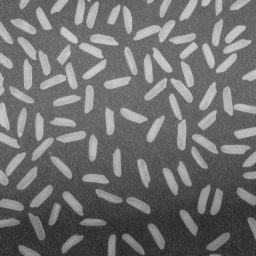
#> input picture lab4/rice.png, 256 x 256 px
$ jupyter execute 04_thresholding_hw.ipynb
#> lines starting #> are read from the running program, lines starting #| are printed output that depends on the picture; after the words box and inside, x2 and y2 are one past the last pixel; in counts of white or black regions, pixels touching at a corner belong together
# Binaryzacja

### Zadanie domowe - binaryzacja adaptacyjna w oknach z interpolacją.

Pokazana w ramach podstawowej części ćwiczenia binaryzacja adaptacyjna działa dobrze, ale jest dość złożona obliczeniowo (choć oczywiście należy mieć świadomość, że implementację można zoptymalizować i wyeliminować pewne powtarzające się obliczenia).
Zbliżone rozwiązanie można również realizować w nieco innym wariancie - w oknach.
Ogólna idea jest następująca: wejściowy obraz dzielimy na nienachodzące (rozłączne) okna - wygodnie jest założyć, że są one kwadratowe i o rozmiarze będącym potęgą liczby 2.
W każdym z okien obliczamy próg - niech to będzie średnia i stosujemy do binaryzacji lokalnej.
Jak nietrudno się domyślić efekt nie będzie dobry, gdyż na granicach okien wystąpią artefakty.
Aby je wyeliminować należy zastosować interpolację, co zostanie szczegółowo opisane poniżej.
Warto zaznaczyć, że podobny mechanizm interpolacji stosowany jest w poznanym wcześniej algorytmie CLAHE.
Zainteresowane osoby odsyłam do artykułu na [Wikipedii](https://en.wikipedia.org/wiki/Adaptive_histogram_equalization) oraz do artykułu o metodzie CLAHE - Zuiderveld, Karel. “Contrast Limited Adaptive Histograph Equalization.” Graphic Gems IV. San Diego: Academic Press Professional, 1994. 474–485.

Na początek zaimplementujemy wariant metody bez interpolacji:
1. Wczytaj obraz _rice.png_.
2. W dwóch pętlach `for`, dla okien o ustalonym wymiarze $W$ (potęga 2), oblicz średnią:
- pętle powinny mieć krok $W$,
- wynik (tj. średnie) należy zapisać w pomocniczej tablicy,
- przydatny operator to `//` - dzielenie całkowitoliczbowe (*floor division*).

3. W kolejnych dwóch pętlach `for` (tym razem o kroku 1) przeprowadź binaryzację z wyznaczonymi progami.
   Tu oczywiście należy się sprytnie odwołać do wyników z tablicy pomocniczej.
   Wyświetl wyniki - czy jest on poprawny?
   Podpowiedź - błędy lepiej widać dla mniejszego rozmiaru okna (np. 16 x 16).

[cell 1]
import cv2
import os
import requests
from matplotlib import pyplot as plt
import numpy as np

url = 'https://raw.githubusercontent.com/vision-agh/poc_sw/master/04_Thresholding/'

fileName = "rice.png"
if not os.path.exists(fileName):
    r = requests.get(url + fileName, allow_redirects=True)
    open(fileName, 'wb').write(r.content)

[cell 2]
I = cv2.imread('rice.png', cv2.IMREAD_GRAYSCALE)
#> I is the input picture: shape (256, 256); min 40, max 204, mean 111.4

[cell 3]
def adp_bin(I, W=16):
#> called with W = 32
    x_max, y_max = I.shape
#> x_max = 256; y_max = 256
    x_windows = x_max // W
#> x_windows = 8
    y_windows = y_max // W
#> y_windows = 8
    means = [[0 for _ in range(y_windows)] for _ in range(x_windows)]
    for x in range(0, x_max, W):
        for y in range(0, y_max, W):
            window = I[x:x + W, y:y + W]
            means[x // W][y // W] = np.mean(window)
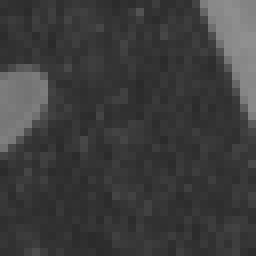
#> window: shape (32, 32) (shown 8 times larger); min 42, max 144, mean 61
#> after the loop, means = 8 items


    bin_img = np.copy(I)
    for j in range(y_max):
        for i in range(x_max):
            if I[i, j] > means[i // W][j // W]: bin_img[i, j] = 255
            else: bin_img[i, j] = 0
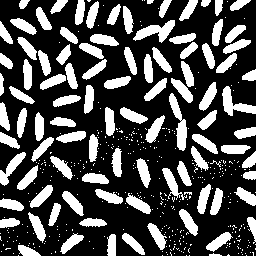
#> bin_img: shape (256, 256); 30.2% white; 445 white regions (348 under 20 px), largest, box (x1, y1, x2, y2) and area: (169, 93, 187, 151) 448, (133, 20, 175, 43) 429, (222, 86, 256, 116) 410

    return bin_img

[cell 4]
bin_img2 = adp_bin(I, 32)
bin_img1 = adp_bin(I, 16)
#> call 2 of adp_bin, with W = 16
#> after the loop in adp_bin (call 2), `for x in range(0, x_max, W):`: means = 16 items
#> after the loop in adp_bin (call 2), `for j in range(y_max):`:
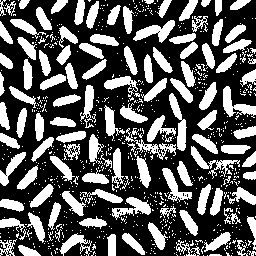
#> bin_img: shape (256, 256); 35.5% white; 744 white regions (626 under 20 px), largest, box (x1, y1, x2, y2) and area: (223, 86, 256, 118) 427, (169, 93, 187, 151) 427, (133, 20, 175, 43) 425
fig, axs = plt.subplots(1, 3)
n = 4
fig.set_size_inches(3 * n, n)
axs[0].imshow(I, 'gray', vmin=0, vmax=256)
axs[0].axis('off')
axs[1].imshow(bin_img1, 'gray', vmin=0, vmax=256)
axs[1].axis('off')
axs[2].imshow(bin_img2, 'gray', vmin=0, vmax=256)
axs[2].axis('off')
axs[0].title.set_text("original")
axs[1].title.set_text("Window size = 16")
axs[2].title.set_text("Window size = 32")

plt.show()
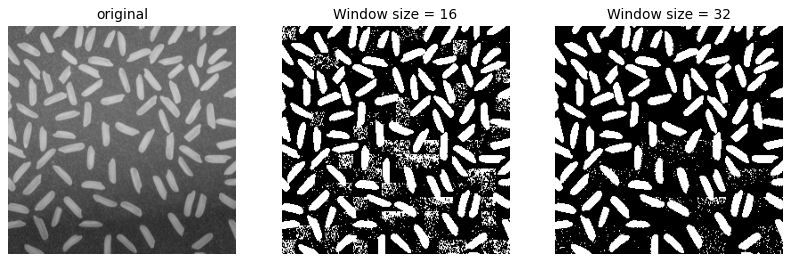
#> figure drawn by matplotlib, 3 panels

4. Rozwiązaniem problemu artefaktów na obrazie jest zastosowanie interpolacji.
   Próg binaryzacji dla danego piksela wyliczany jest na podstawie progów z sąsiednich okien.


   Koncepcja została przedstawiona na powyższym rysunku.
   Możliwe są 3 przypadki:
   - piksel leży w rogach obrazu (kolor czerwony) - wtedy za próg przyjmuje się wartość średniej obliczonej dla danego okna,
   - piksel leży na krawędzi obrazu (kolor zielony) - wtedy za próg przyjmuje się wartość obliczoną na podstawie średnich z dwóch sąsiednich okien,
   - piksel leży w środku (kolor fioletowy) - wtedy próg jest obliczany na podstawie 4 sąsiednich okien.

   Uwaga. Proszę zwrócić uwagę, że sprawa jest dość złożona.
   Obraz dzielimy na okna (dla nich liczymy średnią) i następnie każde z okien "wirtualnie" na cztery sub-okna (linie przerywane).
   To ułatwia znalezienie środków okien (czarne kwadraty), które są wykorzystywane w interpolacji.

5. Implementujemy interpolację.
   Potrzebujemy do tego znać progi (jeden, dwa lub cztery), ale dla przejrzystości obliczeń lepiej zawsze przyjąć cztery oraz odległości od rozważnego piksela do środka sąsiednich okien (też w ogólnym przypadku 4):
   - całość sprowadza się do określania pozycji piksela,
   - na początek rozważmy przypadek czterech narożników (kolor czerwony na rysunku) - trzeba napisać `if`, który je wyznaczy,
   - warto sprawdzić, czy nie popełniliśmy błędu i np. tymczasowo do obrazu wynikowego w tym miejscu przypisać wartość 255. Efekt powinien być taki, że widoczne będą tylko narożniki.
   - drugi przypadek do brzegi (kolor zielony) - postępujemy podobnie jak przy narożnikach, przy czym osobno wydzielamy brzegi pionowe i poziome. Tu też warto sobie obrazek "pokolorować".
   - na koniec wyznaczamy piksele w środku.
   - analizując poprawność proszę zwrócić uwagę na to, żeby nie było przerw pomiędzy obszarami.
   - mając podział możemy dla każdego z obszarów wyliczyć cztery progi ($t11, t12, t21, t22$):
        - dla narożników wartość ta będzie identyczna i wynosi po prostu `t11 =t[jT][iT]`, gdzie `iT=i//W` oraz `jT=j//W`.
          Uwaga. Proszę używać indeksów tymczasowych $jT,iT$, gdyż będą potrzebne w dalszych obliczeniach.
        - dla brzegów pionowych występują dwie wartości: okno bieżące i sąsiednie.
          Wyznaczenie współrzędnej poziomej jest proste (jak dla narożników).
          Nad współrzędną pionową trzeba się chwilę zastanowić - aby nie rozważać wielu przypadków można od bieżącej współrzędnej odjąć połowę rozmiaru okna i dopiero później wykonać dzielenie przez rozmiar okna.
          W ten sposób otrzymujemy indeks okna o mniejszej współrzędnej.
          Indeks drugiego uzyskamy dodając 1.
          Proszę się zastanowić dlaczego to działa - najlepiej to sobie rozrysować.
        - dla brzegów poziomych należy postąpić analogicznie,
        - obliczenia dla obszaru wewnątrz powinny być już oczywiste.
   - kolejny krok to wyliczenie odległości pomiędzy rozważanym pikselem, a czterema środkami.
     Przykładowo dla osi X wygląda to następująco: `dX1 = i - W/2 - iT*W` oraz `dX2 = (iT+1)*W - i-W/2`.
     Dla osi Y analogicznie.
     Ponownie proszę się zastanowić dlaczego to jest poprawne - najlepiej to sobie narysować.
   - ostatni krok to interpolacja dwuliniowa.
     Wykonamy ją w trzech krokach:
     - interpolacja w osi X dla dwóch górnych okien - sprowadza się ona do średniej ważonej pomiędzy wartościami $t11$ i $t12$, przy czym wagi to odpowiednio $dX2/W$ i $dX1/W$.
       Ponownie na podstawie rysunku proszę to przemyśleć.
     - interpolacja w osi X dla dolnych okien jest analogiczna,
     - interpolacja w osi Y również jest analogiczna, z tym, że wejściem są dwa wyniki interpolacji w poziomie.

6. "Kropka nad i" to oczywiście binaryzacja z wyznaczonym poprzez interpolację progiem - proszę dobrać rozmiar okna.
7. Na koniec proszę porównać na wspólnym rysunku poznane metody binaryzacji:
- Otsu,
- lokalna na podstawie średniej,
- lokalna Sauvoli,
- lokalna w oknach bez interpolacji,
- lokalna w oknach z interpolacją.

Proszę pod porównaniem, w osobnej sekcji *markdown*, krótko skomentować uzyskane wyniki.

[cell 5]
def corner(x, y, x_max, y_max, W):
    if x < W // 2 and y < W // 2: return True
    if x < W // 2 and y + W // 2 >= y_max: return True
    if x + W // 2 >= x_max and y < W // 2: return True
    if x + W // 2 >= x_max and y + W // 2 >= y_max: return True
    return False

def edge_hor(x, x_max, W):
    if x < W // 2 or x + W // 2 >= x_max: return True
    return False
def edge_ver(y, y_max, W):
    if y < W // 2 or y + W // 2 >= y_max: return True
    return False


def adp_bin_interpolation(I, W=16):
#> called with W = 32
    x_max, y_max = I.shape
#> x_max = 256; y_max = 256
    x_windows = x_max // W
#> x_windows = 8
    y_windows = y_max // W
#> y_windows = 8
    means = [[0 for _ in range(y_windows)] for _ in range(x_windows)]
    for x in range(0, x_max, W):
        for y in range(0, y_max, W):
            window = I[x:x + W, y:y + W]
            means[x // W][y // W] = np.mean(window)
#> after the loop, means = 8 items


    bin_img = np.copy(I)
    for i in range(x_max):
        for j in range(y_max):
            if corner(i, j, x_max, y_max, W):  # corners
                iT = i // W
                jT = j // W
                t = means[iT][jT]
                if I[i, j] > t: bin_img[i, j] = 255
                else: bin_img[i, j] = 0
            elif edge_hor(i, x_max, W):  # horizontal edges (poziom)
                iT = i // W
                jT = (j - W // 2) // W
                t1 = means[iT][jT]
                t2 = means[iT][jT + 1]
                d1 = j - (jT * W + W // 2)
                d2 = (jT+ 1) * W + W // 2 - j
                t = d2 / W * t1 + d1 / W * t2
                if I[i, j] > t: bin_img[i, j] = 255
                else: bin_img[i, j] = 0
            elif edge_ver(j, y_max, W):  # vertical edges (pion)
                jT = j // W
                iT = (i - W // 2) // W
                t1 = means[iT][jT]
                t2 = means[iT + 1][jT]
                d1 = i - (iT * W + W // 2)
                d2 = (iT + 1) * W + W // 2 - i
                t = d2 / W * t1 + d1 / W * t2
                if I[i, j] > t: bin_img[i, j] = 255
                else: bin_img[i, j] = 0
            else:                        # center
                iT = (i - W // 2) // W
                jT = (j - W // 2) // W

                t11 = means[iT][jT]
                t12 = means[iT][jT + 1]
                d1 = j - (jT * W + W // 2)
                d2 = (jT+ 1) * W + W // 2 - j
                t1 = d2 / W * t11 + d1 / W * t12

                t21 = means[iT + 1][jT]
                t22 = means[iT + 1][jT + 1]
                t2 = d2 / W * t21 + d1 / W * t22

                d1 = i - (iT * W + W // 2)
                d2 = (iT+ 1) * W + W // 2 - i
                t = d2 / W * t1 + d1 / W * t2

                if I[i, j] > t: bin_img[i, j] = 255
                else: bin_img[i, j] = 0
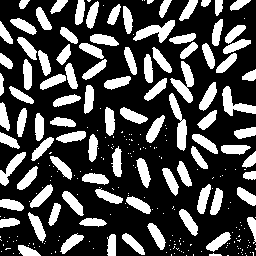
#> bin_img: shape (256, 256); 29.6% white; 263 white regions (168 under 20 px), largest, box (x1, y1, x2, y2) and area: (170, 61, 194, 103) 440, (169, 93, 187, 151) 440, (133, 20, 175, 43) 433

    return bin_img

[cell 6]
bin_img2 = adp_bin_interpolation(I, 32)
bin_img1 = adp_bin_interpolation(I, 16)
#> call 2 of adp_bin_interpolation, with W = 16
#> after the loop in adp_bin_interpolation (call 2), `for x in range(0, x_max, W):`: means = 16 items
#> after the loop in adp_bin_interpolation (call 2), `for i in range(x_max):`:
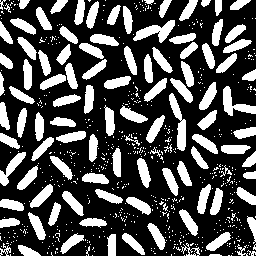
#> bin_img: shape (256, 256); 30.9% white; 646 white regions (539 under 20 px), largest, box (x1, y1, x2, y2) and area: (133, 20, 175, 43) 429, (169, 93, 186, 151) 428, (223, 86, 256, 116) 393
fig, axs = plt.subplots(1, 3)
n = 4
fig.set_size_inches(3 * n, n)
axs[0].imshow(I, 'gray', vmin=0, vmax=256)
axs[0].axis('off')
axs[1].imshow(bin_img1, 'gray', vmin=0, vmax=256)
axs[1].axis('off')
axs[2].imshow(bin_img2, 'gray', vmin=0, vmax=256)
axs[2].axis('off')
axs[0].title.set_text("original")
axs[1].title.set_text("Window size = 16")
axs[2].title.set_text("Window size = 32")

plt.show()

[cell 7]
def bin_otsu(I, L=256):
#> called with L = 256
    hist = cv2.calcHist([I], [0], None, [L], [0, L])
#> hist = 256 values, max 1587 at index 104, min 0 at index 0, mean 256
    hist_cum = np.cumsum(hist)
#> hist_cum = 256 values from 0 to 65536
    hist = hist.squeeze()
    n = hist_cum[-1]
#> n = 65536
    p = hist / n   # hist norm
#> p = 256 values, max 0.0242 at index 104, min 0 at index 0, mean 0.00391
    mg = int(sum(np.arange(0, L) * hist)) / n
#> mg = 111.4

    var_list = np.zeros(L)
    P0 = 0
    m = 0

    var_max = 0
    k_max = 0

    for i in range(L):
        P0 += p[i]
        if P0 == 0: continue
        if hist_cum[i] == n: break
        m += i * p[i]

        var = (mg * P0 - m) ** 2 / (P0 * (1 - P0))
        var_list[i] = var
        if var >= var_max:
            var_max = var
            k_max = i
#> this loop made 205 passes
#> (P0, m, var, var_max) on passes 41 to 52: (4.58e-05, 0.00183, 0.234, 0.234), (0.000381, 0.0156, 1.9, 1.9), (0.00121, 0.0502, 5.88, 5.88), (0.00266, 0.113, 12.7, 12.7), (0.00548, 0.237, 25.64, 25.64), (0.00914, 0.402, 42.05, 42.05), (0.0139, 0.622, 63.05, 63.05), (0.0204, 0.927, 91, 91), (0.0287, 1.33, 126.2, 126.2), (0.0384, 1.8, 166.4, 166.4), (0.0477, 2.26, 204.8, 204.8), (0.0577, 2.77, 245.7, 245.7)
#> P0 on passes 1 to 6: 0, 0, 0, 0, 0, 0
#> after the loop, P0 = 1; k_max = 131; m = 111.4; var_list = 256 values, max 1310.7 at index 131, min 0 at index 0, mean 535.8; var_max = 1310.7

    I_bin = (I > k_max)
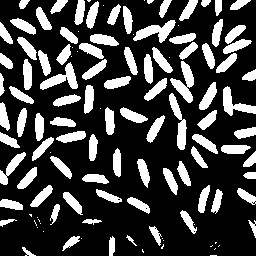
#> I_bin: shape (256, 256) bool; 25.8% white; 121 white regions (30 under 20 px), largest, box (x1, y1, x2, y2) and area: (170, 61, 194, 103) 451, (133, 20, 176, 43) 437, (40, 62, 78, 90) 427
    return I_bin

[cell 8]
def lok_bin(I, W=15):
#> called with W = 15
    x, y = I.shape
#> x = 256; y = 256

    bin_img = np.copy(I)
    for j in range(W // 2, y - W // 2):
        for i in range(W //2, x - W // 2):
            window = I[i - W // 2: i + W // 2, j - W // 2:j + W //2]
            mean_w = np.mean(window)
            if I[i, j] > mean_w: bin_img[i, j] = 255
            else: bin_img[i, j] = 0
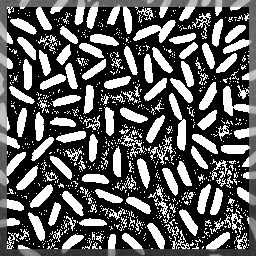
#> bin_img: shape (256, 256); min 0, max 255, mean 93.3
    return bin_img

[cell 9]
def lok_bin_sauvoli(I, W=15, R=128, k=0.15, sign=1):
#> called with W = 15, R = 128, k = 0.15, sign = -1
    x, y = I.shape
#> x = 256; y = 256

    bin_img = np.copy(I)
    for j in range(W // 2, y - W // 2):
        for i in range(W //2, x - W // 2):
            window = I[i - W // 2: i + W // 2, j - W // 2:j + W //2]
            mean_w = np.mean(window)
            std_w = np.std(window)
            threshold = mean_w * (1 + sign * k * (std_w / R - 1))
            if I[i, j] > threshold: bin_img[i, j] = 255
            else: bin_img[i, j] = 0
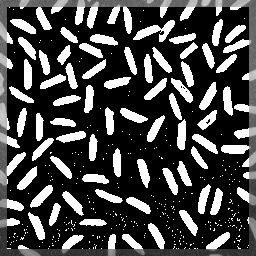
#> bin_img: shape (256, 256); min 0, max 255, mean 71.6
    return bin_img

[cell 10]
bin_otsu_img = bin_otsu(I)
bin_lok_img = lok_bin(I)
bin_lok_sauvoli_img = lok_bin_sauvoli(I, sign=-1)
bin_adp_img = adp_bin(I, 32)
bin_adp_i_img = adp_bin_interpolation(I, 32)
imgs = [[I, bin_otsu_img, bin_lok_img], [bin_lok_sauvoli_img, bin_adp_img, bin_adp_i_img]]
titles = [['original', 'Otsu', 'local - mean'], ['local - Sauvoli', 'local - window size = 32', 'interpolated - window size = 32']]

fig, axs = plt.subplots(2, 3)
n = 4
fig.set_size_inches(3 * n, 2 * n)
for row in range(2):
    for col in range(3):
        axs[row][col].imshow(imgs[row][col], 'gray')
        axs[row][col].axis('off')
        axs[row][col].title.set_text(titles[row][col])

plt.show()
